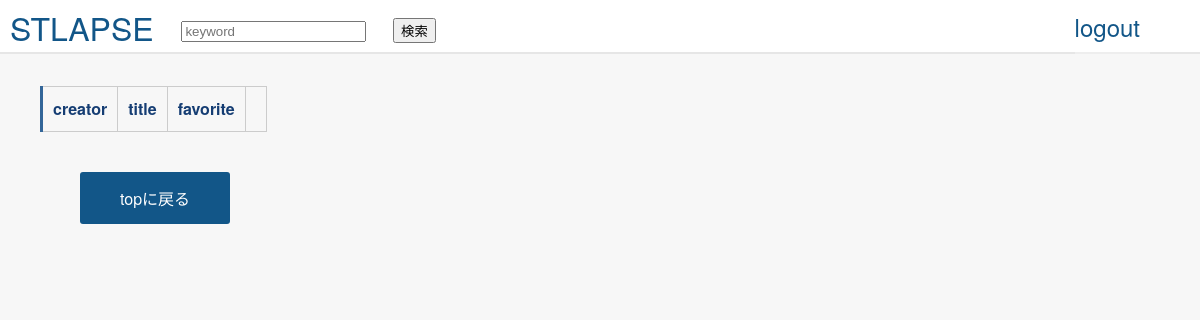
The app's page /user/marutaku (signed in), older data.
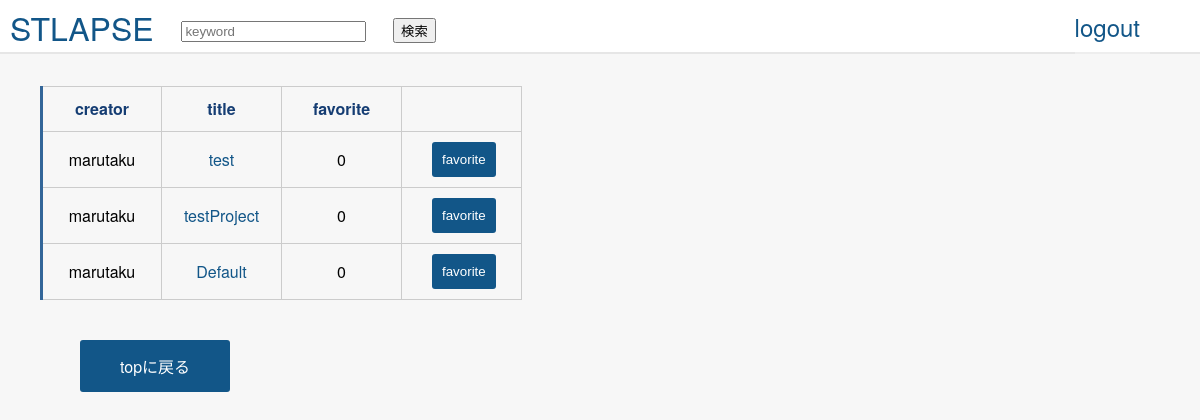
The same page, newer data.
### lib/models.py (models this page shows, shortened)
class HyperLapse (db.Model):
    __tablename__ = 'hyperlapse'
    id = db.Column(db.Integer, primary_key=True)
    name = db.Column(db.String)
    start_latlng1 = db.Column(db.Float)
    start_latlng2 = db.Column(db.Float)
    end_latlng1 = db.Column(db.Float)
    end_latlng2 = db.Column(db.Float)
    viewpoint_latlng1 = db.Column(db.Float)
    viewpoint_latlng2 = db.Column(db.Float)
    creator = db.Column(db.ForeignKey('user.name', onupdate='CASCADE', ondelete='CASCADE'))
    fav = db.Column(db.Integer, default=0)
    created_at = db.Column(db.DateTime,  default=db.func.now())

### lib/view.py (the view)
@app.route('/user/<user_name>')
@login_required
def user_detail(user_name):
    user_project = HyperLapse.query.filter(HyperLapse.creator == user_name)
    return render_template('user.html', context=user_project)

### lib/view.py (called while the page is built)
def login_required(f):
    @wraps(f)
    def decorated_function(*args, **kwargs):
        if g.user is None:
            return redirect(url_for('login', next=request.url))
        return f(*args, **kwargs)
    return decorated_function

@app.before_request
def before_request():
    g.user = session.get('id')

### src/template/user.html (shortened to what this page needs)
{% extends "layout.html" %}
{% block body %}
<div class="top-container">
{% if context %}
<table class="tabel">
    <thead>
    <tr>
        <th>creator</th>
        <th>title</th>
        <th>favorite</th>
        <th></th>
    </tr>
    </thead>
    <tbody>
    {% for project in context %}
    <tr>
        <td>{{project.creator}}</td>
        <td>
            <a href="{{url_for('render_project', project_id=project.id)}}" target="_blank">
                {{project.name}}
            </a>
        </td>
        <td>{{project.fav}}
        <td class="favorite-class">
           <div class="fav-td">
               <div class="favorite">
               <input class="fav-btn" type="button" value="favorite" data="{{project.id}}" >
           </div>
        </td>
    </tr>
    {% endfor %}
    </tbody>
</table>
{% else %}
<h4>No project are available</h4>
{% endif %}
<a class="project-btn" href="{{url_for('top')}}">topに戻る</a>
{% endblock %}

Row changes from the older to the newer data that the page shows:
now on this page (row edited): HyperLapse: creator "marutaku", name "test", fav "0"
added HyperLapse: creator "marutaku", name "testProject", fav "0"
added HyperLapse: creator "marutaku", name "Default", fav "0"
